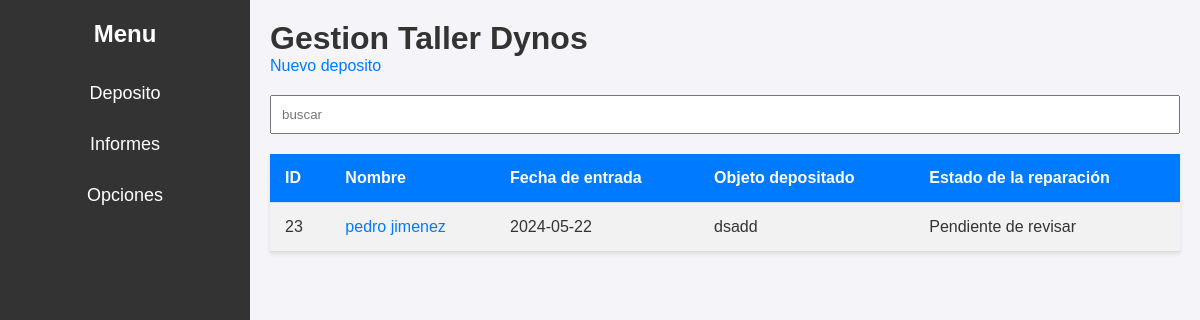
Page /index.php?barcode=2024413476 on the committed database.
### tables this page shows
CREATE TABLE `depositos` (
  `codigo_barras` varchar(50) NOT NULL,
  `id_cliente` int(11) DEFAULT NULL,
  `estado` int(11) DEFAULT NULL,
  `resultado_reparacion` int(11) DEFAULT NULL,
  `fecha_entrada` text DEFAULT NULL,
  `fecha_retirada` datetime DEFAULT NULL,
  `datos_deposita` text DEFAULT NULL,
  `problemas` text DEFAULT NULL,
  `solucion` text DEFAULT NULL,
  `contraseña_so` varchar(255) DEFAULT NULL,
  `prioridad` int(11) DEFAULT NULL,
  `nserie` varchar(255) DEFAULT NULL,
  `albaran` varchar(255) DEFAULT NULL,
  `presupuesto` decimal(10,2) DEFAULT NULL,
  `adelantado` decimal(10,2) DEFAULT NULL,
  `base_imponible` decimal(10,2) DEFAULT NULL,
  `iva` decimal(10,2) DEFAULT NULL,
  `total` decimal(10,2) DEFAULT NULL,
  `empleado` decimal(10,0) DEFAULT NULL
);

CREATE TABLE `clientes` (
  `id` int(11) NOT NULL,
  `nombre` varchar(255) DEFAULT NULL,
  `email` varchar(255) DEFAULT NULL,
  `telefono` varchar(20) DEFAULT NULL,
  `dni` varchar(20) DEFAULT NULL,
  `poblacion` varchar(100) DEFAULT NULL,
  `direccion` varchar(255) DEFAULT NULL,
  `codigo_postal` varchar(10) DEFAULT NULL
);

### index.php (the view, shortened to what this page needs)
<!DOCTYPE html>
<html lang="en">
<head>
    <link rel="stylesheet" href="css/index.css">
    <link rel="stylesheet" href="css/menu.css">
</head>
<body>
<div class="sidebar">
        <div class="sidebar-title">Menu</div>
        <a href="#deposito" class="sidebar-link">Deposito</a>
        <a href="informes.html" class="sidebar-link">Informes</a>
        <a href="opciones.html" class="sidebar-link">Opciones</a>
    </div>
    <div class="main-content">
        <h1>Gestion Taller Dynos</h1>
        <p><a href="Nuevo.html">Nuevo deposito</a></p>
        <form method="GET" action="">
            <input type="text" id="search" name="barcode" placeholder="buscar">
        </form>
            <?php
            require 'Bd/conn.php';
            $estados = [
                1 => 'Pendiente de revisar',
                2 => 'En revision o reparacion',
                3 => 'Terminado, pendiente de recogida',
                4 => 'Pendiente piezas',
                5 => 'En servicio externo',
                6 => 'Pendiente aceptacion presupuesto',
                7 => 'Pendiente RMA',
                8 => 'Abonado',
                9 => 'Entregado'
            ];
            $sql = "SELECT clientes.id, clientes.nombre, depositos.fecha_entrada, depositos.datos_deposita, depositos.estado, depositos.codigo_barras
                        FROM clientes
                        INNER JOIN depositos ON clientes.id = depositos.id_cliente";
            if(isset($_GET['barcode'])) {
                if(isset($_GET['barcode'])) {
                    $barcode = $_GET['barcode'];
                    $sql .= " WHERE depositos.codigo_barras LIKE '%$barcode%'";                }
            }
            $result = $conn->query($sql);
            if ($result->num_rows > 0) {
                echo "<table><tr><th>ID</th><th>Nombre</th><th>Fecha de entrada</th><th>Objeto depositado</th><th>Estado de la reparación</th></tr>";
                while($row = $result->fetch_assoc()) {
                    $estado = isset($estados[$row["estado"]]) ? $estados[$row["estado"]] : 'Desconocido';
                    echo "<tr><td>" . $row["id"]. "</td><td><a href='depositos.html?codigo_barras=" . $row["codigo_barras"] . "&id=" . $row["id"] . "'>" . $row["nombre"]. "</a></td><td>" . $row["fecha_entrada"]. "</td><td>" . $row["datos_deposita"]. "</td><td>" . $estado . "</td></tr>";
                }
                echo "</table>";
            } else {
                echo "0 results";
            }
            ?>
        </div>
</body>
</html>

### css/index.css (style rules this page uses)
* { margin: 0; padding: 0; box-sizing: border-box; }
body { font-family: Arial, sans-serif; background-color: #f4f4f9; color: #333; }
table { width: 100%; border-collapse: collapse; margin-bottom: 20px; background-color: #fff; box-shadow: 0 2px 4px rgba(0, 0, 0, 0.1); }
table th, table td { padding: 15px; text-align: left; border-bottom: 1px solid #ddd; }
table th { background-color: #007bff; color: #fff; }
table tr:nth-child(even) { background-color: #f2f2f2; }
a { color: #007bff; text-decoration: none; }

### css/menu.css (style rules this page uses)
body, html { margin: 0; padding: 0; font-family: Arial, sans-serif; }
body { display: flex; }
.sidebar { height: 100vh; width: 250px; position: fixed; top: 0; left: 0; background-color: #333; color: white; padding-top: 20px; display: flex; flex-direction: column; align-items: center; }
.sidebar-title { font-size: 24px; margin-bottom: 20px; font-weight: bold; }
.sidebar-link { padding: 15px 20px; text-decoration: none; font-size: 18px; color: white; width: 100%; text-align: center; transition: background-color 0.3s; }
.main-content { margin-left: 250px; padding: 20px; width: calc(100% - 250px); }
h1 { margin-top: 0; }
#search { width: 100%; padding: 10px; margin: 20px 0; box-sizing: border-box; }

### rows in the picture
depositos: id_cliente "23", id_cliente.nombre "pedro jimenez", fecha_entrada "2024-05-22", datos_deposita "dsadd", estado "Pendiente de revisar"
